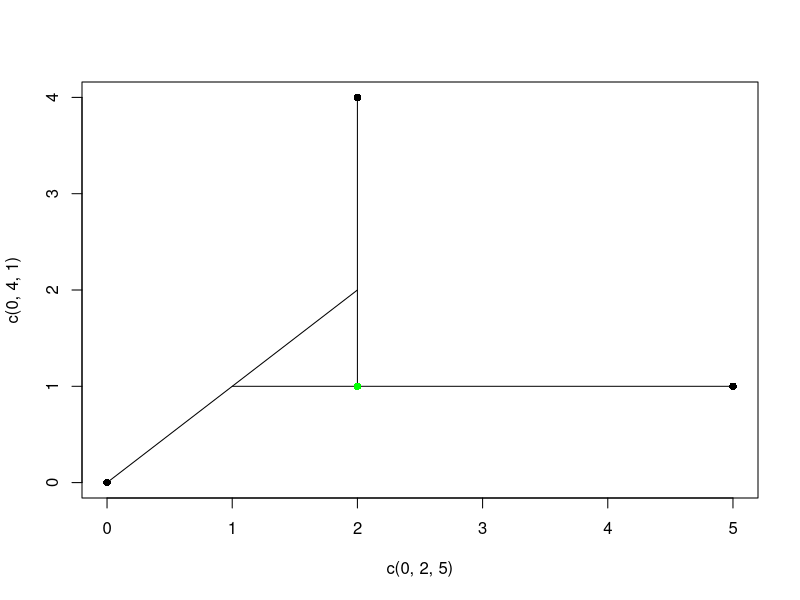
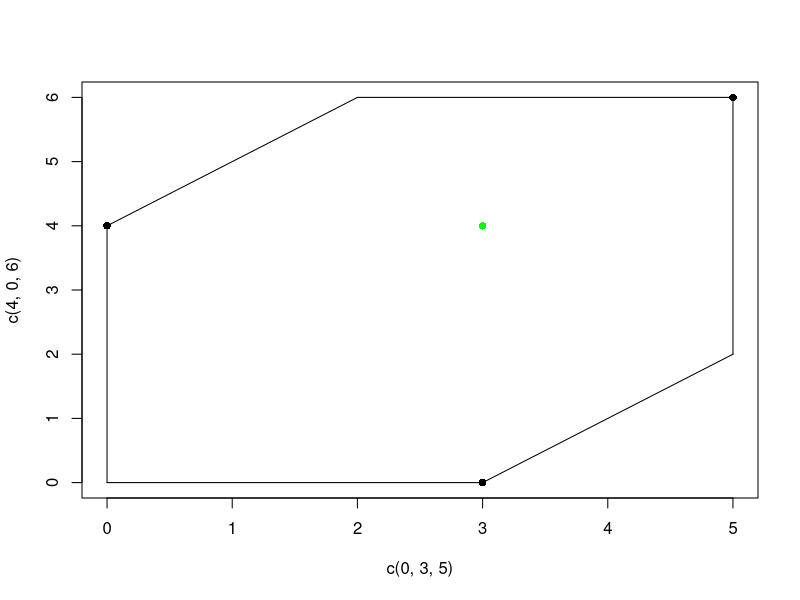

The R source for these figures, in order:

a = c(0,0)
b = c(2,4)
c = c(5,1)


a = c(0,4)
b = c(3,0)
c = c(5, 6)

# undefined curvature triangle

a = c(0,0)
b = c(448,449)
c = c(452,256)


P<- matrix(c(a,b, c),nrow=length(a))
K = 1000000
N = 10
epsilon = 0.0001

#does not converge
K = 20000
N = 100
epsilon = 0.0001


dtr <- function (x, y){
  x = c(0,x)
  y = c(0,y)
  return (max(x-y) - min(x-y))
}
de <- function (x, y) return (sqrt(sum((x-y)^2)))
sosd <- function (d, mu, P) {
  sos = 0
  for (i in 1:ncol(P)){
    x = P[,i]
    sos = sos + d(x,mu)^2
  }
  return (sos)
}

inductive_mean <- function (x,y,k) {
  if (identical(x,y)) {
    return (x)
    break
  }
  if ((x[1] == y[1]) | (x[2] == y[2])) {
    return ((1-1/k)*x+y/k)
    break
  }
  if ((x[2] == y[1]) | (x[1] == y[2])) {
    return ((1-1/k)*x+y/k)
    break
  }
  
  if ((x[1] == x[2]) | (y[1] == y[2])){
    return ((1-1/k)*x+y/k)
    break
  }
  if ((x[1] == x[2]) & (y[1] == y[2])){
    return ((1-1/k)*x+y/k)
    break
  }
  
  if (x[1]<y[1]) {
    a = x
    b = y
  }
  if (x[1]>y[1]) {
    a = y
    b = x
  }
  if ((a[2]<b[2]) & ((a[1]-a[2])<=(b[1]-b[2]))){
    t = (b[2]-a[2])/(b[1]-a[1])
    if ((1/k) <= t) {
      mu = c(a[1]+(1/k)*(b[1]-a[1]), a[2]+(1/k)*(b[1]-a[1]))
    }
    if (t < (1/k)) {
      mu = c(a[1]+(1/k)*(b[1]-a[1]), b[2])

    }
  }
  
  if ((a[2]<b[2]) & ((a[1]-a[2])>(b[1]-b[2]))){
    t = (b[1]-a[1])/(b[2]-a[2])
    if (t >= (1/k)) {
      mu = c(a[1]+(1/k)*(b[2]-a[2]), a[2]+(1/k)*(b[2]-a[2]))
    }
    if (t < (1/k)) {
      mu = c(b[1],a[2]+(1/k)*(b[2]-a[2]))

    }
  }
  
  if (a[2]>b[2]){
    t = (a[2]-b[2])/(a[2]-b[2]+b[1]-a[1])
    if (t >= (1/k)) {
      mu = c(a[1],a[2]-(1/k)*(a[2]-b[2]+b[1]-a[1]))
    }
    if (t < (1/k)) {
      mu = c(a[1]+b[2]-a[2]+(1/k)*(a[2]-b[2]+b[1]-a[1]),b[2])
    }
  }
  return (mu)
}

#inductive_mean(c(0,0), c(2,7), 3)

FrechetStrum <- function (P, K, N, epsilon){
  mu = P[,sample(ncol(P),size=1)]
  d = c()
  for (k in 1:K){
    p = P[,sample(ncol(P),size=1)]
    muk=mu
    mu = inductive_mean(muk, p, k+1)
    d = c(d, de(muk, mu))
    ld = length(d)
    if (ld>N){
      if (all(d[c((ld-N):ld )]<epsilon) ) {
        return (c(mu, sosd(dtr, mu, P)))
      }
    }
  }
  crit = 0
  return (c("out for iterations:", mu))
}

FrechetStrum(P, K, N, epsilon)

frMeans <- matrix(NA, nrow = 50, ncol = 3)
for (i in 1:50){
  frMeans[i,] <- FrechetStrum(P, K, N, epsilon)
}

plot(c(0, 2, 5),c(0, 4, 1), pch = 16)
lines (c(0,2), c(0,2))
lines(c(1,5), c(1,1))
lines (c(2,2), c(1,4))
points(frMeans[,1], frMeans[,2], col='magenta', type='p',pch=16, ylim=c(-1,4), xlim= c(-1,5))
points(2,1, col='green', pch = 16)

plot(c(0, 3, 5),c(4, 0, 6), pch = 16)
lines(c(0,0), c(4,0))
lines(c(0,3), c(0,0))
lines(c(3,5), c(0,2))
lines(c(5,5), c(2,6))
lines(c(2,5), c(6,6))
lines(c(2,0) ,c(6,4))
points(frMeans[,1], frMeans[,2], col='magenta', type='p',pch=16, ylim=c(-1,4), xlim= c(-1,5))
points(3,4, col='green', pch = 16)

